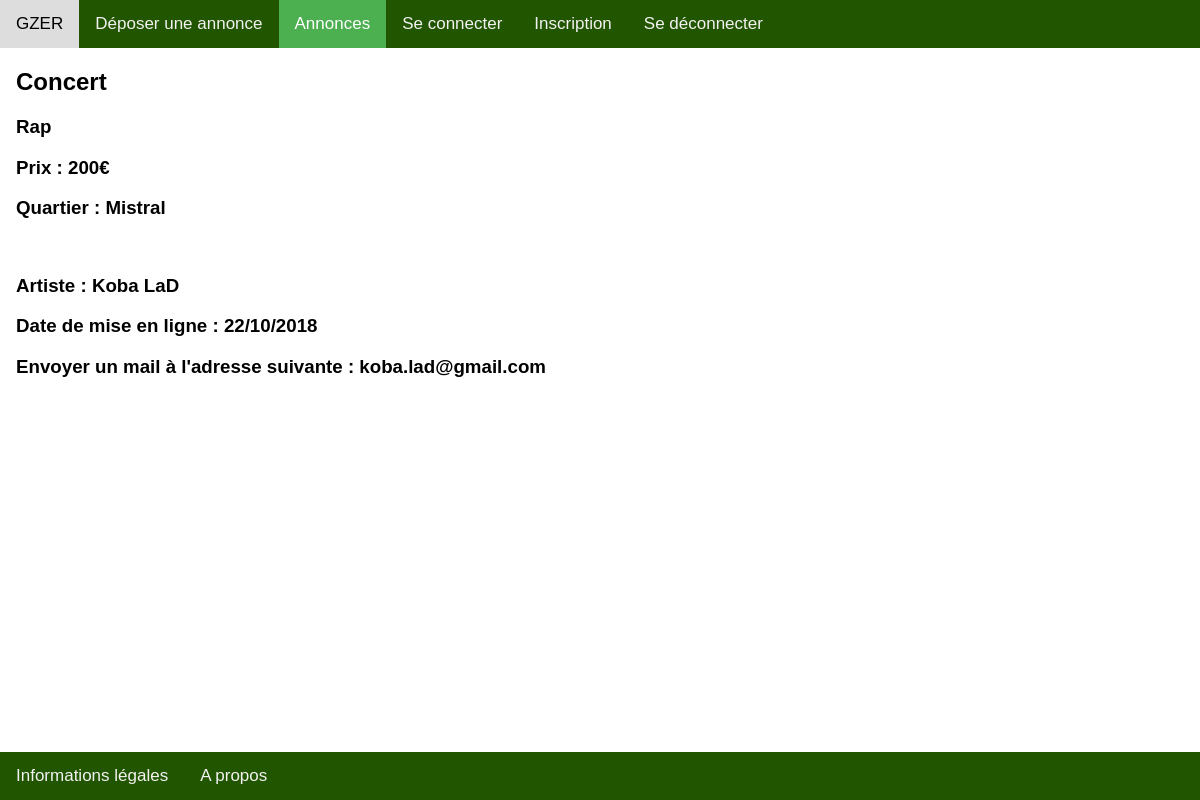
/controler/annonce.ctrl.php?numA=2, run on the app's committed database.
### tables this page shows
CREATE TABLE annonces (
  numA INTEGER,
  titreA STRING,
  prixA INTEGER,
  localisationA STRING,
  auteurA STRING,
  dateA date,
  categorieA STRING,
  styleA STRING
);

CREATE TABLE membres (
  numM INTEGER,
  pseudoM STRING,
  mailM STRING,
  mdpM STRING
);

### controler/annonce.ctrl.php (called while the page is built, shortened)
<?php
require_once('../model/Annonce.class.php');
require_once('../model/Membre.class.php');
require_once('../model/GzerDAO.class.php');
if (isset($_GET['numA'])) {
  $numA = $_GET['numA'];
} else {
  $numA = '';
}
  if (isset($numA) && $numA != '') {
    $config = parse_ini_file('../config/config.ini');
    $DAO = new GzerDAO($config['database_path']);
    $annonce = $DAO->getAnnonceParNum($numA);
    $membre = $DAO->getMembreParPseudo($annonce->getAuteurA());
  } else {
    $erreur = 0;
  }
include('../view/annonce.view.php');
?>

### model/GzerDAO.class.php (called while the page is built, shortened)
<?php
class GzerDAO {
  private $db;
  function __construct($path) {
    $database = 'sqlite:'.$path.'/gzer.db';
    try {
      $this->db = new PDO($database);
    }
    catch (PDOException $e){
      die("erreur de connexion:".$e->getMessage());
    }
  }
  public function getDb(){
    return $this->db;
  }
  public function getAnnonceParNum(int $numA):Annonce{
    $req = "SELECT * FROM annonces WHERE numA = '$numA'";
    $st = $this->getDb()->query($req);
    $result=$st->fetchAll(PDO::FETCH_CLASS, 'Annonce');
    return $result[0];
  }
  public function getMembreParPseudo(string $pseudoM):Membre{
    if ($pseudoM != '') {
      $req = "SELECT * FROM membres WHERE pseudoM = '$pseudoM'";
      $st = $this->getDb()->query($req);
      $result=$st->fetchAll(PDO::FETCH_CLASS, 'Membre');
    } else {
      echo '<p>Auteur inconnu</p>';
    }
    return $result[0];
  }
}
?>

### model/Annonce.class.php (called while the page is built, shortened)
<?php
class Annonce {
  private $titreA;
  private $prixA;
  private $localisationA;
  private $auteurA;
  private $dateA;
  private $styleA;
  public function getTitreA() {
    return $this->titreA;
  }
  public function getAuteurA() {
    return $this->auteurA;
  }
  public function getStyleA() {
    return $this->styleA;
  }
  public function getPrixA() {
    return $this->prixA;
  }
  public function getLocalisationA() {
    return $this->localisationA;
  }
  public function getDateA() {
    return $this->dateA;
  }
}
?>

### model/Membre.class.php (called while the page is built, shortened)
<?php
class Membre {
  private $mailM;
  public function getMailM() {
    return $this->mailM;
  }
}
?>

### view/annonce.view.php (the view, shortened to what this page needs)
<!DOCTYPE html>
<html lang="en" dir="ltr">
<head>
  <link rel="stylesheet" href="../view/css/deposer_annonce.view.styles.css" />
</head>
<body>
  <div class="topnav">
    <a href="../controler/main.ctrl.php">GZER</a>
    <a href="../controler/deposer_annonce.ctrl.php">Déposer une annonce</a>
    <a class="active" href="../controler/annonces.ctrl.php">Annonces</a>
    <a href="../controler/seconnecter.ctrl.php">Se connecter</a>
    <a href="../controler/inscription.ctrl.php">Inscription</a>
    <a href="../controler/deconnexion.ctrl.php">Se déconnecter</a>
  </div>
  <div class="navbar">
    <a href="../view/infos.view.php">Informations légales</a>
    <a href="../view/a_propos.view.php">A propos</a>
  </div>
  <div id=container style="padding-left:16px">
    <?php if(isset($annonce)) { ?>
      <h2><?= $annonce->getTitreA() ?></h2>
      <h3><?= $annonce->getStyleA() ?></h3>
      <h3>Prix : <?= $annonce->getPrixA() ?>€</h3>
      <h3>Quartier : <?= $annonce->getLocalisationA() ?></h3>
      <br>
      <h3>Artiste : <?= $annonce->getAuteurA() ?></h3>
      <h3>Date de mise en ligne : <?= $annonce->getDateA() ?></h3>
      <h3>Envoyer un mail à l'adresse suivante : <?= $membre->getMailM() ?></h3>
    <?php } else if ($erreur == 0) { ?>
      <h2>Une erreur est survenue</h2>
    <?php } ?>
  </div>
</body>
</html>

### view/css/deposer_annonce.view.styles.css (style rules this page uses)
body { margin: 0; font-family: Arial, Helvetica, sans-serif; }
.topnav { overflow: hidden; background-color: #250; }
.topnav a { float: left; color: #f2f2f2; text-align: center; padding: 14px 16px; text-decoration: none; font-size: 17px; }
.topnav a.active { background-color: #4CAF50; color: white; }
.navbar { overflow: hidden; background-color: #250; position: fixed; bottom: 0; width: 100%; }
.navbar a { float: left; display: block; color: #f2f2f2; text-align: center; padding: 14px 16px; text-decoration: none; font-size: 17px; }
#container { overflow:auto; }

### data on the page
annonces: titreA "Concert", styleA "Rap", prixA "200", localisationA "Mistral", auteurA "Koba LaD", dateA "22/10/2018"
membres: mailM "koba.lad@gmail.com"
